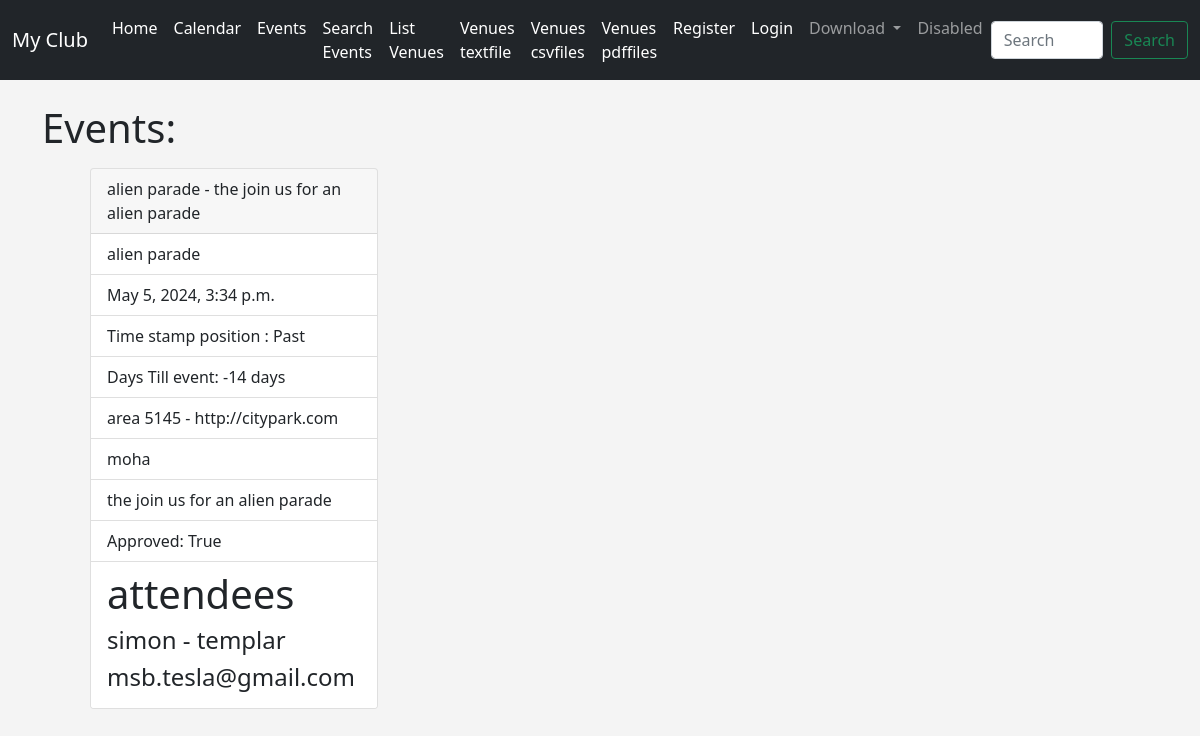
The app's page /events with its own data.
### events/models.py (models this page shows, shortened)
class Event(models.Model):
    name=models.CharField('Event Name', max_length=120)
    event_date=models.DateTimeField('Event Date')
    venue = models.ForeignKey(Venue,blank=True, null=True, on_delete=models.CASCADE)
    manager=models.ForeignKey(User, blank=True, null=True, on_delete=models.SET_NULL)
    description=models.TextField('Description Name', blank=True)
    attendees=models.ManyToManyField(MyClubUser, blank=True)
    approved=models.BooleanField('Aprroved', default=False)
    def __str__(self) -> str:
        return self.name + " - " + self.description
    @property
    def Days_till(self):
        today=date.today()
        days_till=self.event_date.date()-today
        days_til_stripped=str(days_till).split(",",1)[0]
        return days_til_stripped
    @property
    def Is_Past(self):
        today=date.today()
        if self.event_date.date() < today:
            thing="Past"
        else:
            thing="future"
        return thing

class Venue(models.Model):
    name=models.CharField('Venue Name', max_length=120)
    address=models.CharField( max_length=300)
    zip_code=models.CharField('Zipe Code', max_length=120)
    phone=models.CharField('Contact phone', max_length=25, blank=True)
    web=models.URLField('Website address', blank=True)
    email_address=models.EmailField('Email address', blank=True)
    owner=models.IntegerField("Venue Owner", blank=False, default=1)
    venue_image=models.ImageField(null=True, blank=True, upload_to="images/")
    def __str__(self) -> str:
        return self.name + " - " + self.web

class MyClubUser(models.Model):
    first_name=models.CharField(max_length=30)
    last_name=models.CharField(max_length=30)
    email=models.EmailField('User Email address')

### events/views.py (the view)
# urls.py: path('events', views.all_events, name='list-events'),
def all_events(request):
    event_list = Event.objects.all().order_by('-event_date', '-name', 'venue')
    context = {'event_list': event_list}
    return render(request, 'events/event_list.html', context)

### events/templates/events/event_list.html (shortened to what this page needs)
{% extends 'events/base.html' %} {% block content %}
<h1>Events:</h1>
<ul>
  {% for event in event_list %}
  {% if event.approved %}
  <div class="m-3">
  <div class="card" style="width: 18rem">
    <div class="card-header">{{event}}</div>
    <ul class="list-group list-group-flush">
      <li class="list-group-item">{{event.name}}</li>
      <li class="list-group-item">{{event.event_date}}</li>
      <li class="list-group-item">Time stamp position : {{event.Is_Past}}</li>
      <li class="list-group-item">Days Till event: {{event.Days_till}}</li>
      <li class="list-group-item">{{event.venue}}</li>
      <li class="list-group-item">{{event.manager}}</li>
      <li class="list-group-item">{{event.description}}</li>
      <li class="list-group-item">Approved: {{event.approved}}</li>
      <li class="list-group-item">
        <h1>attendees</h1>
        {% for user in event.attendees.all %}
        <h4>{{user.first_name}} - {{user.last_name}}</h4>
        <h4>{{user.email}}</h4>
        {% endfor %}
      </li>
    </ul>
  </div>
</div>
  {% endif %}
  {% endfor %}
</ul>
{% endblock %}

### events/templates/events/base.html (shortened to what this page needs)
<!doctype html>
<html lang="en">
  <head>
    <link href="https://cdn.jsdelivr.net/npm/bootstrap@5.0.2/dist/css/bootstrap.min.css" rel="stylesheet">
  </head>
  <body>
 {% include 'events/navbar.html' %}
 <br>
 <div class="container">
  {% block content %}
    {% endblock %}
 </div>
  </body>
</html>

### events/templates/events/navbar.html (shortened to what this page needs)
<nav class="navbar navbar-expand-lg navbar-dark bg-dark">
  <div class="container-fluid">
    <a class="navbar-brand" href="{% url 'home' %}">My Club</a>
    <div class="collapse navbar-collapse" id="navbarSupportedContent">
      <ul class="navbar-nav me-auto mb-2 mb-lg-0">
        <li class="nav-item">
          <a class="nav-link active" aria-current="page" href="#">Home</a>
        </li>
        <li class="nav-item">
          <a class="nav-link active" href="{% url 'home' '2024' 'May' %}"
            >Calendar</a
          >
        </li>
        <li class="nav-item">
          <a class="nav-link active" href="{% url 'list-events'  %}">Events</a>
        </li>
        <li class="nav-item">
          <a class="nav-link active" href="{% url 'search_events'  %}"
            >Search Events</a
          >
        </li>
        <li class="nav-item">
          <a class="nav-link active" href="{% url 'list-venues'  %}"
            >List Venues</a
          >
        </li>
        <li class="nav-item">
          <a class="nav-link active" href="{% url 'venue_text'  %}"
            >Venues textfile</a
          >
        </li>
        <li class="nav-item">
          <a class="nav-link active" href="{% url 'venue_csv'  %}"
            >Venues csvfiles</a
          >
        </li>
        <li class="nav-item">
          <a class="nav-link active" href="{% url 'venue_pdf'  %}"
            >Venues pdffiles</a
          >
        </li>
        {% if user.is_authenticated %}
        <li class="nav-item">
          <a class="nav-link active" href="{% url 'logout'  %}">Logout</a>
        </li>
        {% else %}
        <li class="nav-item">
          <a class="nav-link active" href="{% url 'register_user'  %}"
            >Register</a
          >
        </li>
        <li class="nav-item">
          <a class="nav-link active" href="{% url 'login'  %}">Login</a>
        </li>
        {% endif %}
        <li class="nav-item dropdown">
          <a
            class="nav-link dropdown-toggle"
            href="#"
            id="navbarDropdown"
            role="button"
            data-bs-toggle="dropdown"
            aria-expanded="false"
          >
            Download
          </a>
        </li>
        <li class="nav-item">
          <a class="nav-link" href="#" tabindex="-1" aria-disabled="true"
            >Disabled</a
          >
        </li>
      </ul>
      <form class="d-flex" method="POST" action="{% url 'search-venues' %}">
        <input
          class="form-control me-2"
          type="search"
          placeholder="Search"
          aria-label="Search"
          name="searched"
        />
        <button class="btn btn-outline-success" type="submit">Search</button>
      </form>
    </div>
  </div>
</nav>

### events/templates/events/base.html (style rules this page uses)
body { background: #f4f4f4; }

### records on screen
Event: name+description "alien parade - the join us for an alien parade", name "alien parade", event_date "May 5, 2024, 3:34 p.m.", Is_Past "Past", Days_till "-14 days", venue "area 5145 - http://citypark.com", manager "moha", description "the join us for an alien parade", approved "True"
MyClubUser: first_name "simon", last_name "templar", email "msb.tesla@gmail.com"
